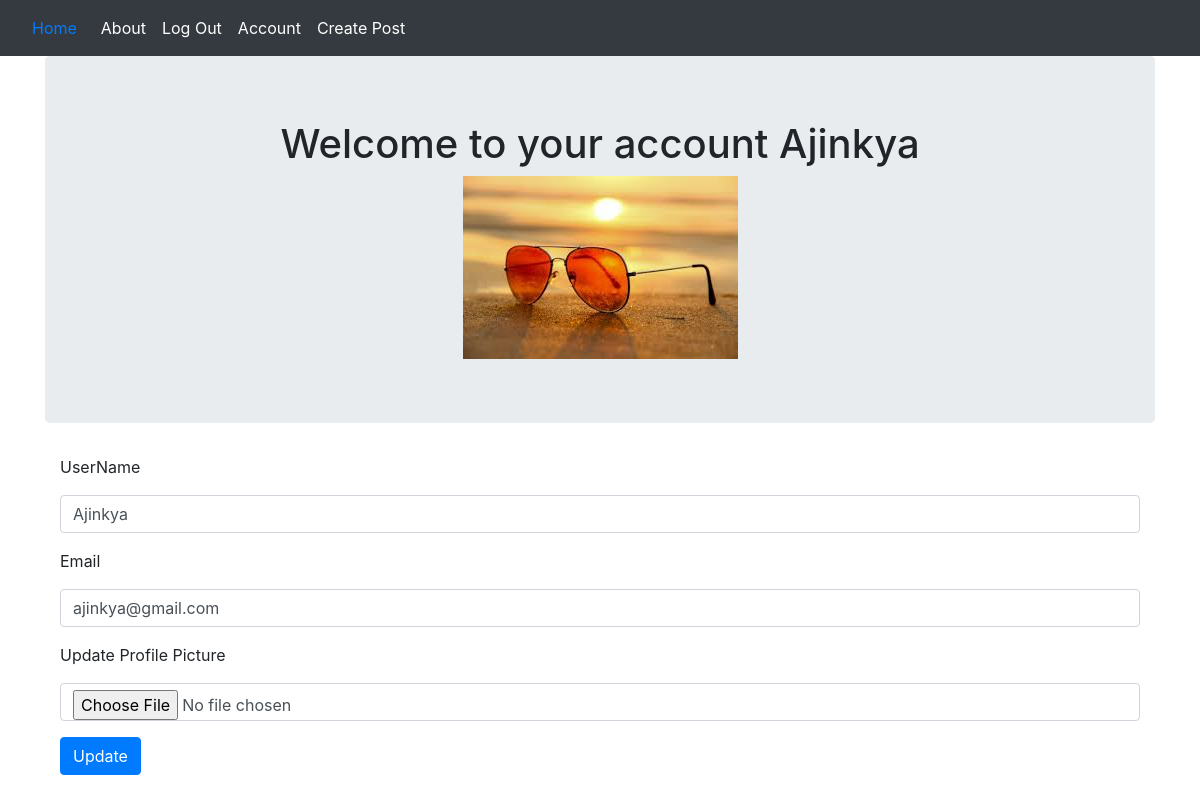
/account (signed in), run on the app's committed database.
### puppycompanyblog/models.py (models this page shows, shortened)
class User(db.Model,UserMixin):
    __tablename__='users'
    id = db.Column(db.Integer, primary_key=True)
    profile_image = db.Column(db.String(64),nullable=False, default='default_profile.png')
    email = db.Column(db.String(64), unique=True, index=True)
    username = db.Column(db.String(64),  unique=True, index=True)
    password_hash = db.Column(db.String(128))
    posts = db.relationship('BlogPost', backref='author', lazy=True)

### puppycompanyblog/users/views.py (the view)
@users.route( '/account',methods=['GET','POST'])
@login_required
def account():
    form =UpdateUserForm()
    if form.validate_on_submit():
        if form.picture.data:
            username = current_user.username
            pic = add_profile_pic(form.picture.data,username)
            current_user.profile_image= pic
        current_user.username= form.username.data
        current_user.email = form.email.data
        db.session.commit()
        flash('User Account Updated!')
        return redirect(url_for('users.account'))
    elif request.method == "GET":
        form.username.data = current_user.username
        form.email.data = current_user.email
    profile_image = url_for('static',filename='profile_pics/'+ current_user.profile_image)
    return render_template('account.html',profile_image=profile_image,form=form)

### puppycompanyblog/users/forms.py (shortened to what this page needs)
class UpdateUserForm(FlaskForm):
    email = StringField('Email', validators=[DataRequired(),Email()])
    username = StringField('UserName', validators=[DataRequired()])
    picture = FileField('Update Profile Picture', validators = [FileAllowed(['jpg', 'png'])])
    submit = SubmitField('Update')

### puppycompanyblog/models.py (called while the page is built)
@login_manager.user_loader
def load_user(user_id):
    return User.query.get(user_id)

### puppycompanyblog/templates/account.html (shortened to what this page needs)
{% extends "base.html" %}
{% block content %}
<div class="jumbotron">
  <div align= 'center'>
    <h1>Welcome to your account {{current_user.username}}</h1>
    <img align='center' src="{{url_for('static',filename='profile_pics/'+current_user.profile_image)}}" >
  </div>
</div>
<div class="container">
  <form  method="POST" action=" " enctype="multipart/form-data">
    <div class="form-group">
      {{form.username.label(class='form-group')}}
      {{form.username(class='form-control')}}
    </div>
    <div class="form-group">
      {{form.email.label(class='form-group')}}
      {{form.email(class='form-control')}}
    </div>
    <div class="form-group">
      {{form.picture.label(class='form-group')}}
      {{form.picture(class='form-control')}}
    </div>
    <div class="form-group">
      {{form.submit(class='btn btn-primary')}}
    </div>
  </form>
</div>
{% endblock %}

### data on the page
User: username "Ajinkya", profile_image (placeholder picture), email "ajinkya@gmail.com"
